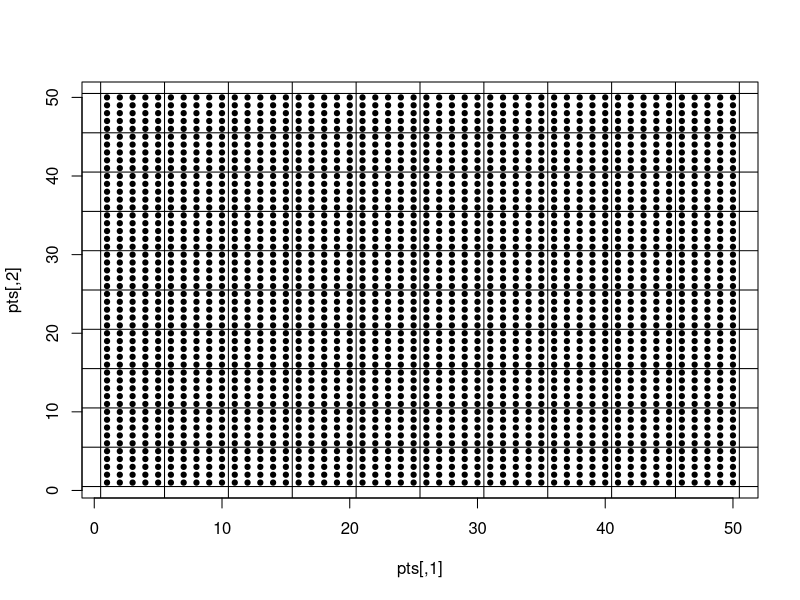
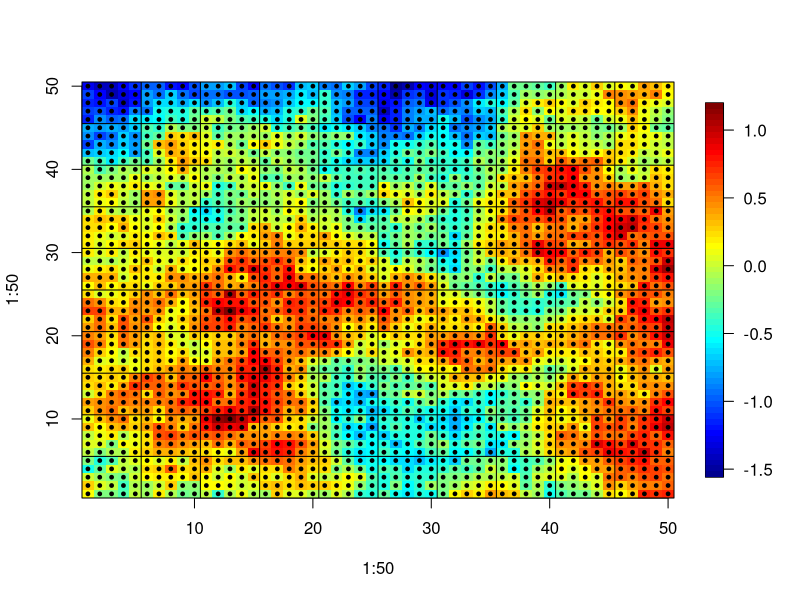
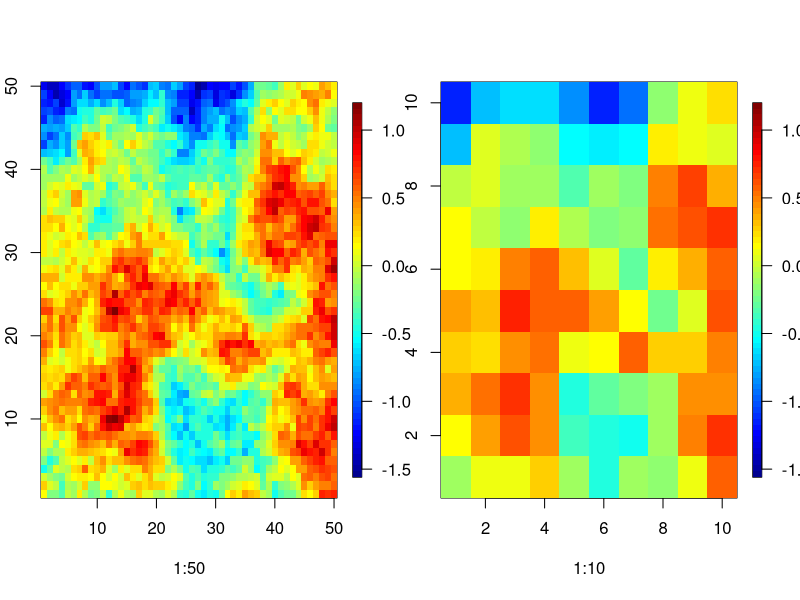
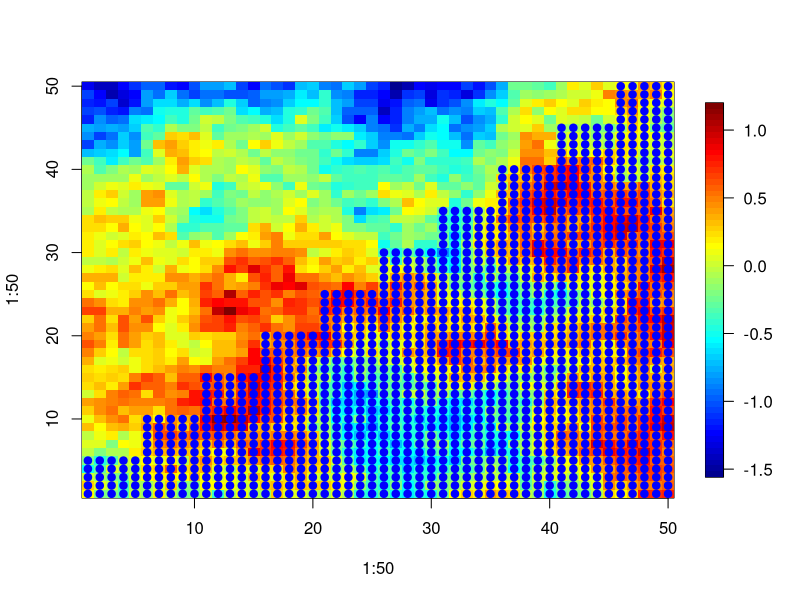
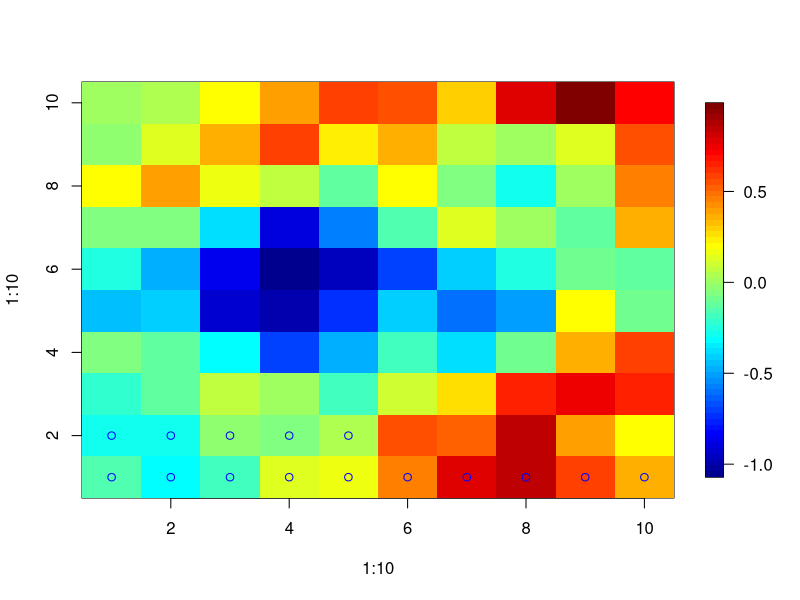

Write R code to recreate these figures, in order. (Note: this script raises an error after producing the figures.)
#############################################
#Simulate from ICAR, est. cov. from Matern
#############################################

pts = cbind(rep(1:50,50),rep(1:50,each=50))
plot(pts,pch=19,cex=.7)
abline(h=((0:10)*5+.5),v=((0:10)*5+.5))

D = as.matrix(dist(pts))/49

Sig = exp(-D)+diag(1e-6,50^2)
cSig = chol(Sig)

yobs = c(t(cSig)%*%matrix(rnorm(50^2),ncol=1))
library(fields)
image.plot(x=1:50,y=1:50,z=matrix(yobs,50,50))
points(pts,pch=19,cex=.5)
abline(h=((0:10)*5+.5),v=((0:10)*5+.5))

#code 100x2500 K matrix

K = matrix(0,100,2500)
blocks = cbind(rep(1:10,10),rep(1:10,each=10))

for(i in 1:100){
  K[i,] = pts[,1] >= blocks[i,1]*5-4 & pts[,1] <= blocks[i,1]*5 & pts[,2] >= blocks[i,2]*5-4 & pts[,2] <= blocks[i,2]*5
}

y_block = K%*%yobs/25

# Plot the fine grid, and blocked grid, side-by-side
par(mfrow=c(1,2))
image.plot(x=1:50,y=1:50,z=matrix(yobs,50,50))
image.plot(x=1:10,y=1:10,z=matrix(y_block,10,10),zlim=range(yobs))

#points(pts[K[20,]==1,],col='red',pch=19)
#points(pts[1:20,],col='blue',pch=19)

#############################################
#create the covariance for the averaged model
#############################################
cov.upper = matrix(NA,10,10)
par(mfrow=c(1,1))
#tri = numeric()
image.plot(x=1:50,y=1:50,z=matrix(yobs,50,50))
for(i in 1:10){
  for(j in i:10){
    cov.upper[i,j] = sum(exp(-(D[K[1,]==1,K[(i-1)*10+j,]==1])^1))/sum(K[1,])^2
    # Plot to ensure it is covering the parts desired
    print(points(pts[K[(i-1)*10+j,]==1,],col='blue',pch=19))
  }
}

cov.block = matrix(NA,100,100)
#block_distances = array(NA,c(100,100,2))
for(i in 1:100){
  for(j in i:100){
    ind = sort(abs(blocks[i,]-blocks[j,]))+1
    cov.block[i,j] = cov.upper[ind[1],ind[2]]
    cov.block[j,i] = cov.block[i,j]
  }
}
############################
#log-likelihood
##############################

cCB = chol(cov.block+diag(1e-6,100))
library(mvtnorm)
dmvnorm(c(y_block),sigma=cov.block,log=TRUE)

################################
#function it
################################
setup = function(a_res,c){
  l_res = a_res*c
  l_pts = cbind(rep(1:l_res,l_res),rep(1:l_res,each=l_res))
  a_pts = cbind(rep(1:a_res,a_res),rep(1:a_res,each=a_res))
  
  l_D = as.matrix(dist(l_pts))/(l_res-1)
  
  K = matrix(a_res^2,l_res^2)
  for(i in 1:100){
    K[i,] = l_pts[,1] >= a_pts[i,1]*c-(c-1) & l_pts[,1] <= a_pts[i,1]*c & 
      l_pts[,2] >= a_pts[i,2]*c-(c-1) & l_pts[,2] <= a_pts[i,2]*c
  }
  K = K/c^2
  return(list(K=K,l_D=l_D,a_pts=a_pts,l_pts=l_pts))
}

mk_cov = function(s2,phi,nu,setup){
  
}


yobs_block = c(t(cCB)%*%matrix(rnorm(10^2),ncol=1))

image.plot(1:10,1:10,matrix(yobs_block,10,10))

points(blocks[1:15,],col='blue')


X = matrix(rnorm(1e8),1e4,1e4)
A = matrix(rnorm(1e6),1e2,1e4)

AXA = A%*%X%*%t(A)
